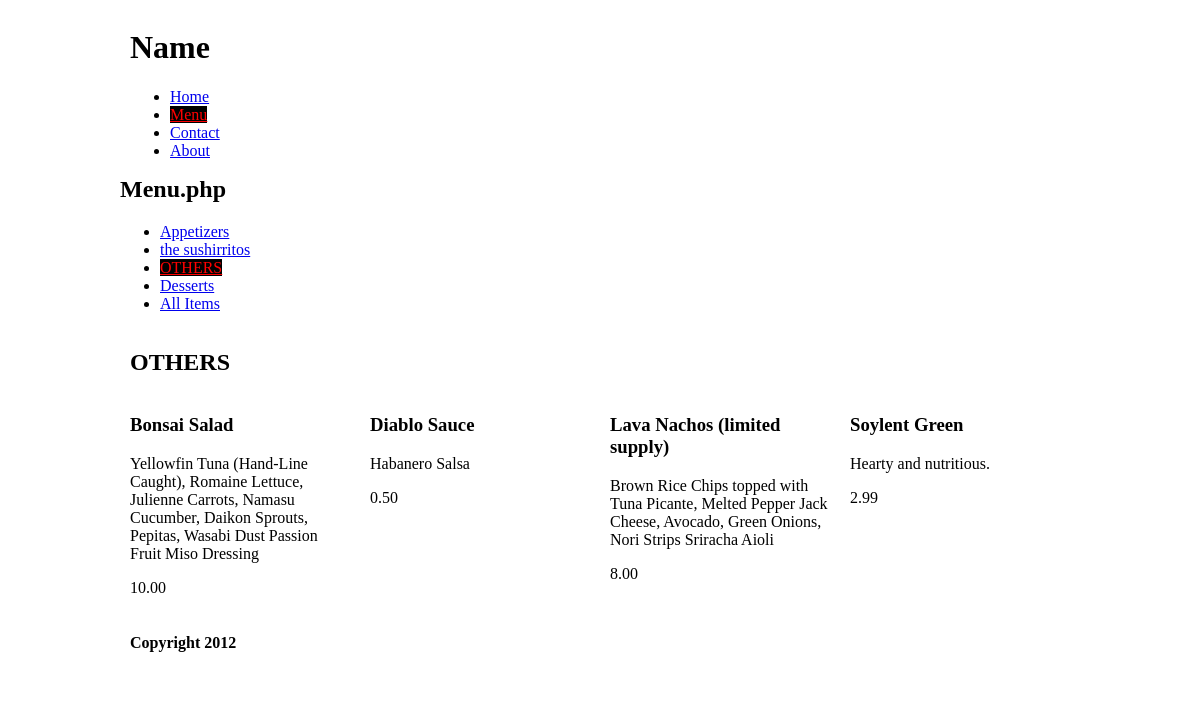
The page /site/menu.php?category=others on the database its author committed.
### tables this page shows
CREATE TABLE IF NOT EXISTS `menu_categories` (
  `id` mediumint(8) unsigned NOT NULL AUTO_INCREMENT,
  `name` varchar(40) NOT NULL,
  `slug` varchar(40) NOT NULL,
  `description` text NOT NULL,
  `sort` mediumint(9) NOT NULL,
  PRIMARY KEY (`id`)
);

CREATE TABLE IF NOT EXISTS `menu` (
  `id` mediumint(8) unsigned NOT NULL AUTO_INCREMENT,
  `name` varchar(100) NOT NULL,
  `price` decimal(5,2) NOT NULL,
  `price_per_glass` decimal(5,2) NOT NULL,
  `description` mediumtext NOT NULL,
  `category` varchar(40) NOT NULL,
  PRIMARY KEY (`id`)
);

### site/menu.php (the view, shortened to what this page needs)
<?php include( "header.php" ); ?>
    	<h2>Menu.php</h2>
    <div>
		<ul>
			<?php
				$sql = "SELECT * FROM menu_categories ORDER BY sort";
				$results = mysql_query( $sql );
				$current_cat = $_GET['category'];
				while( $row = mysql_fetch_array( $results ) ) {
					$name = $row['name'];
					$slug = $row['slug'];
					$url = $_SERVER['PHP_SELF'] . "?category=$slug";
					if ($current_cat==$slug) {
						$selected = "class='selected' ";
					} else {
						$selected = "";
					}
					echo "<li><a $selected href='$url'>$name</a></li>";
				}
				if ( !isset($_GET['category']) ) {
					$selected = "class='selected' ";
				} else {
					$selected = "";
				}
			?>
			<li><a <?php echo $selected; ?> href="<?php echo $_SERVER['PHP_SELF']; ?>">All Items</a></li>
		</ul>
    </div>
      <?php
				if ( isset( $_GET['category'] ) ) {
					$cat = $_GET['category'];
					$sql = "SELECT
								menu.name,
								menu.price,
								menu.description,
								menu_categories.name as category
							FROM
								menu, menu_categories
							WHERE
								menu.category = menu_categories.id
							AND
								menu_categories.slug = '$cat'
							ORDER BY
								menu_categories.sort, menu.name";
				}
				$results = mysql_query( $sql );
				$current_category = "";
				while( $row = mysql_fetch_array( $results ) ) {
					$name 			= $row['name'];
					$description 	= $row['description'];
					$price 			= $row['price'];
					$category 		= $row['category'];
					if ( $category != $current_category ) {
						echo "<h2 class='grid_12'>$category</h2>";
						$current_category = $category;
					}
					echo "<div class='menu-item grid_3'>
							<h3>$name</h3>
							<p>$description</p>
							<p>$price</p>
						</div>";
				}
			?>
<?php include( "footer.php" ); ?>

### site/960.css (style rules this page uses)
body { min-width: 960px; }
.grid_1, .grid_2, .grid_3, .grid_4, .grid_5, .grid_6, .grid_7, .grid_8, .grid_9, .grid_10, .grid_11, .grid_12, .grid_13, .grid_14, .grid_15, .grid_16 { display: inline; float: left; margin-left: 10px; margin-right: 10px; }
.container_12 .grid_3, .container_16 .grid_4 { width: 220px; }
.container_12 .grid_12, .container_16 .grid_16 { width: 940px; }

### site/style.css (style rules this page uses)
.selected, .current-page { color:red; background: black; }

### rows shown on the page
menu_categories: name "Appetizers"
menu_categories: name "the sushirritos"
menu_categories: name "OTHERS"
menu_categories: name "Desserts"
menu: menu_categories.name "OTHERS", name "Bonsai Salad", description "Yellowfin Tuna (Hand-Line Caught), Romaine Lettuce, Julienne Carrots, Namasu Cucumber, Daikon Sprouts, Pepitas, Wasabi Dust Passion Fruit Miso Dressing", price "10.00"
menu: name "Diablo Sauce", description "Habanero Salsa", price "0.50"
menu: name "Lava Nachos (limited supply)", description "Brown Rice Chips topped with Tuna Picante, Melted Pepper Jack Cheese, Avocado, Green Onions, Nori Strips Sriracha Aioli", price "8.00"
menu: name "Soylent Green", description "Hearty and nutritious.", price "2.99"
